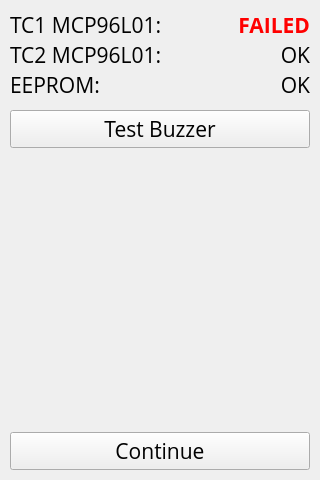
<?xml version="1.0" encoding="UTF-8"?>
<ui version="4.0">
 <class>MainWindow</class>
 <widget class="QMainWindow" name="MainWindow">
  <property name="geometry">
   <rect>
    <x>0</x>
    <y>0</y>
    <width>320</width>
    <height>480</height>
   </rect>
  </property>
  <property name="sizeIncrement">
   <size>
    <width>0</width>
    <height>0</height>
   </size>
  </property>
  <property name="font">
   <font>
    <family>Open Sans</family>
    <pointsize>16</pointsize>
   </font>
  </property>
  <property name="contextMenuPolicy">
   <enum>Qt::NoContextMenu</enum>
  </property>
  <property name="windowTitle">
   <string>Controller Setup</string>
  </property>
  <property name="autoFillBackground">
   <bool>false</bool>
  </property>
  <widget class="QWidget" name="centralwidget">
   <layout class="QVBoxLayout" name="verticalLayout">
    <property name="spacing">
     <number>10</number>
    </property>
    <property name="sizeConstraint">
     <enum>QLayout::SetDefaultConstraint</enum>
    </property>
    <property name="leftMargin">
     <number>10</number>
    </property>
    <property name="topMargin">
     <number>10</number>
    </property>
    <property name="rightMargin">
     <number>10</number>
    </property>
    <property name="bottomMargin">
     <number>10</number>
    </property>
    <item>
     <layout class="QGridLayout" name="layout">
      <property name="horizontalSpacing">
       <number>10</number>
      </property>
      <property name="verticalSpacing">
       <number>0</number>
      </property>
      <item row="0" column="1">
       <widget class="QLabel" name="field_tc1">
        <property name="maximumSize">
         <size>
          <width>110</width>
          <height>16777215</height>
         </size>
        </property>
        <property name="palette">
         <palette>
          <active>
           <colorrole role="WindowText">
            <brush brushstyle="SolidPattern">
             <color alpha="255">
              <red>255</red>
              <green>0</green>
              <blue>0</blue>
             </color>
            </brush>
           </colorrole>
          </active>
          <inactive>
           <colorrole role="WindowText">
            <brush brushstyle="SolidPattern">
             <color alpha="255">
              <red>255</red>
              <green>0</green>
              <blue>0</blue>
             </color>
            </brush>
           </colorrole>
          </inactive>
          <disabled>
           <colorrole role="WindowText">
            <brush brushstyle="SolidPattern">
             <color alpha="255">
              <red>190</red>
              <green>190</green>
              <blue>190</blue>
             </color>
            </brush>
           </colorrole>
          </disabled>
         </palette>
        </property>
        <property name="font">
         <font>
          <family>Open Sans</family>
          <pointsize>16</pointsize>
          <weight>75</weight>
          <bold>true</bold>
         </font>
        </property>
        <property name="text">
         <string>FAILED</string>
        </property>
        <property name="alignment">
         <set>Qt::AlignRight|Qt::AlignTrailing|Qt::AlignVCenter</set>
        </property>
       </widget>
      </item>
      <item row="1" column="1">
       <widget class="QLabel" name="field_tc2">
        <property name="maximumSize">
         <size>
          <width>110</width>
          <height>16777215</height>
         </size>
        </property>
        <property name="text">
         <string>OK</string>
        </property>
        <property name="alignment">
         <set>Qt::AlignRight|Qt::AlignTrailing|Qt::AlignVCenter</set>
        </property>
       </widget>
      </item>
      <item row="1" column="0">
       <widget class="QLabel" name="label_tc2">
        <property name="text">
         <string>TC2 MCP96L01:</string>
        </property>
       </widget>
      </item>
      <item row="0" column="0">
       <widget class="QLabel" name="label_tc1">
        <property name="sizePolicy">
         <sizepolicy hsizetype="Preferred" vsizetype="Preferred">
          <horstretch>0</horstretch>
          <verstretch>0</verstretch>
         </sizepolicy>
        </property>
        <property name="minimumSize">
         <size>
          <width>155</width>
          <height>0</height>
         </size>
        </property>
        <property name="text">
         <string>TC1 MCP96L01:</string>
        </property>
        <property name="alignment">
         <set>Qt::AlignLeading|Qt::AlignLeft|Qt::AlignVCenter</set>
        </property>
       </widget>
      </item>
      <item row="2" column="0">
       <widget class="QLabel" name="label_eeprom">
        <property name="text">
         <string>EEPROM:</string>
        </property>
       </widget>
      </item>
      <item row="2" column="1">
       <widget class="QLabel" name="field_eeprom">
        <property name="maximumSize">
         <size>
          <width>110</width>
          <height>16777215</height>
         </size>
        </property>
        <property name="text">
         <string>OK</string>
        </property>
        <property name="alignment">
         <set>Qt::AlignRight|Qt::AlignTrailing|Qt::AlignVCenter</set>
        </property>
       </widget>
      </item>
     </layout>
    </item>
    <item>
     <widget class="QPushButton" name="btn_buzzer">
      <property name="text">
       <string>Test Buzzer</string>
      </property>
     </widget>
    </item>
    <item>
     <spacer name="verticalSpacer">
      <property name="orientation">
       <enum>Qt::Vertical</enum>
      </property>
      <property name="sizeHint" stdset="0">
       <size>
        <width>20</width>
        <height>40</height>
       </size>
      </property>
     </spacer>
    </item>
    <item>
     <widget class="QPushButton" name="btn_continue">
      <property name="sizePolicy">
       <sizepolicy hsizetype="Preferred" vsizetype="Fixed">
        <horstretch>0</horstretch>
        <verstretch>0</verstretch>
       </sizepolicy>
      </property>
      <property name="focusPolicy">
       <enum>Qt::StrongFocus</enum>
      </property>
      <property name="text">
       <string>Continue</string>
      </property>
      <property name="checkable">
       <bool>false</bool>
      </property>
      <property name="autoExclusive">
       <bool>false</bool>
      </property>
     </widget>
    </item>
   </layout>
  </widget>
 </widget>
 <layoutdefault spacing="10" margin="5"/>
 <resources/>
 <connections/>
 <designerdata>
  <property name="gridDeltaX">
   <number>5</number>
  </property>
  <property name="gridDeltaY">
   <number>5</number>
  </property>
  <property name="gridSnapX">
   <bool>true</bool>
  </property>
  <property name="gridSnapY">
   <bool>true</bool>
  </property>
  <property name="gridVisible">
   <bool>true</bool>
  </property>
 </designerdata>
</ui>
